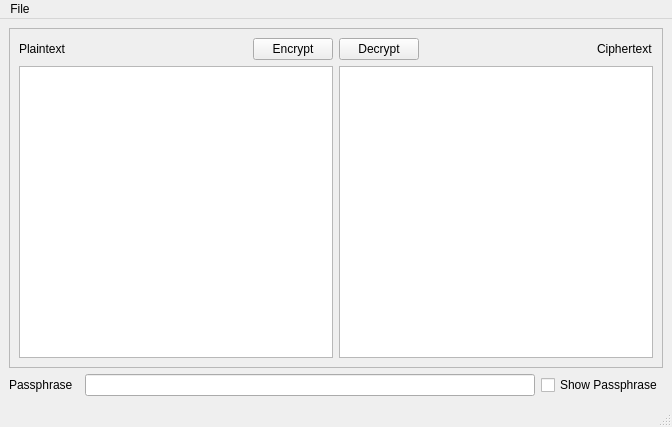
<?xml version="1.0" encoding="UTF-8"?>
<ui version="4.0">
 <class>MainWindow</class>
 <widget class="QMainWindow" name="MainWindow">
  <property name="geometry">
   <rect>
    <x>0</x>
    <y>0</y>
    <width>672</width>
    <height>427</height>
   </rect>
  </property>
  <property name="windowTitle">
   <string>Basic Encryption Tool</string>
  </property>
  <widget class="QWidget" name="centralwidget">
   <layout class="QGridLayout" name="gridLayout">
    <item row="1" column="2">
     <widget class="QLineEdit" name="passphrase_lineedit">
      <property name="echoMode">
       <enum>QLineEdit::Password</enum>
      </property>
      <property name="clearButtonEnabled">
       <bool>true</bool>
      </property>
     </widget>
    </item>
    <item row="1" column="0">
     <widget class="QLabel" name="passphrase_label">
      <property name="text">
       <string>Passphrase</string>
      </property>
     </widget>
    </item>
    <item row="1" column="3">
     <widget class="QCheckBox" name="show_passphrase_checkbox">
      <property name="text">
       <string>Show Passphrase</string>
      </property>
     </widget>
    </item>
    <item row="0" column="0" colspan="4">
     <widget class="QFrame" name="frame">
      <property name="frameShape">
       <enum>QFrame::StyledPanel</enum>
      </property>
      <property name="frameShadow">
       <enum>QFrame::Raised</enum>
      </property>
      <layout class="QGridLayout" name="gridLayout_2">
       <item row="2" column="0" colspan="2">
        <widget class="QTextEdit" name="plaintext_textedit"/>
       </item>
       <item row="0" column="1" alignment="Qt::AlignRight">
        <widget class="QPushButton" name="encrypt_button">
         <property name="text">
          <string>Encrypt</string>
         </property>
        </widget>
       </item>
       <item row="0" column="0" alignment="Qt::AlignLeft">
        <widget class="QLabel" name="plaintext_label">
         <property name="text">
          <string>Plaintext</string>
         </property>
        </widget>
       </item>
       <item row="0" column="2" alignment="Qt::AlignLeft">
        <widget class="QPushButton" name="decrypt_button">
         <property name="text">
          <string>Decrypt</string>
         </property>
        </widget>
       </item>
       <item row="0" column="3" alignment="Qt::AlignRight">
        <widget class="QLabel" name="ciphertext_label">
         <property name="text">
          <string>Ciphertext</string>
         </property>
        </widget>
       </item>
       <item row="2" column="2" colspan="2">
        <widget class="QTextEdit" name="ciphertext_textedit"/>
       </item>
      </layout>
     </widget>
    </item>
   </layout>
  </widget>
  <widget class="QMenuBar" name="menubar">
   <property name="geometry">
    <rect>
     <x>0</x>
     <y>0</y>
     <width>672</width>
     <height>22</height>
    </rect>
   </property>
   <widget class="QMenu" name="menuFile">
    <property name="title">
     <string>File</string>
    </property>
    <addaction name="actionReset"/>
    <addaction name="actionQuit"/>
   </widget>
   <addaction name="menuFile"/>
  </widget>
  <widget class="QStatusBar" name="statusbar"/>
  <action name="actionQuit">
   <property name="text">
    <string>Quit</string>
   </property>
  </action>
  <action name="actionReset">
   <property name="text">
    <string>Reset</string>
   </property>
  </action>
 </widget>
 <resources/>
 <connections>
  <connection>
   <sender>actionQuit</sender>
   <signal>triggered()</signal>
   <receiver>MainWindow</receiver>
   <slot>close()</slot>
   <hints>
    <hint type="sourcelabel">
     <x>-1</x>
     <y>-1</y>
    </hint>
    <hint type="destinationlabel">
     <x>388</x>
     <y>86</y>
    </hint>
   </hints>
  </connection>
 </connections>
</ui>
